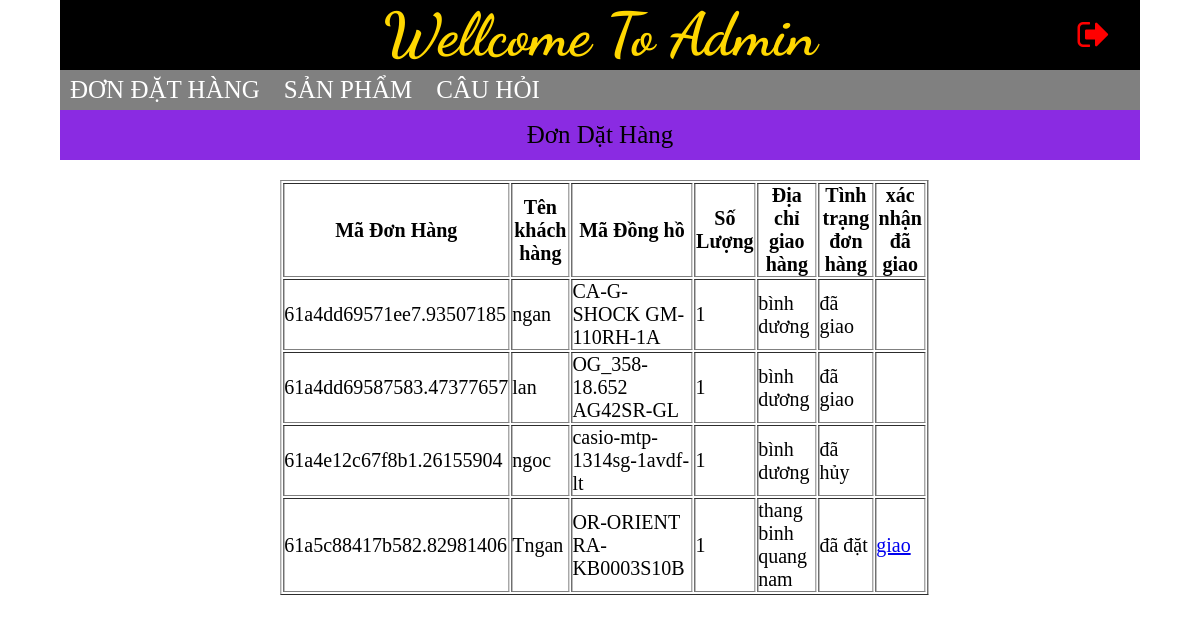
The page /admincp/module/indexadmin.php (signed in) on the database its author committed.
### tables this page shows
CREATE TABLE `dondathang` (
  `IdDH` varchar(50) NOT NULL,
  `IdKhach` varchar(50) NOT NULL,
  `Tenkh` varchar(50) NOT NULL,
  `IdDongHo` varchar(25) NOT NULL,
  `SoLuong` int(2) NOT NULL,
  `Phone` int(10) NOT NULL,
  `DiaChiGiao` varchar(200) NOT NULL,
  `tongtien` int(10) NOT NULL,
  `TinhTrang` tinyint(1) NOT NULL
);

### admincp/module/dondathang/dondathang.php (the view)
<?php
    require("../config/connect.php");
    $sql = "select * from dondathang";
    $result= mysqli_query($conn, $sql);
?>
<div class="header-main">
    <div class="top">
    <p><span class="titel-main">Đơn Dặt Hàng</span></p>
    </div>
    <div class="tbmain">
        <table border="1" class="tb">
            <tr>
                <th>Mã Đơn Hàng</th>
                <th>Tên khách hàng</th>
                <th>Mã Đồng hồ</th>
                <th>Số Lượng</th>
                <th>Địa chỉ giao hàng</th>
                <th>Tình trạng đơn hàng</th>
                <th>xác nhận đã giao</th>
            </tr>
            <?php
                while($row = mysqli_fetch_assoc($result)){
            ?>
                <tr>
                    <td><?php echo $row["IdDH"];?></td>
                    <td><?php echo $row["Tenkh"];?></td>
                    <td><?php echo $row["IdDongHo"];?></td>
                    <td><?php echo $row["SoLuong"];?></td>
                    <td><?php echo $row["DiaChiGiao"];?></td>
                    <td><?php if($row["TinhTrang"]==1) echo "đã đặt";
                                else if($row["TinhTrang"]==2) echo "đã giao";
                                else echo "đã hủy";
                    ?></td>
                    <?php
                        if($row["TinhTrang"]==1){
                            echo"<td><a href='indexadmin.php?menu=dondathang&action=fix&key=".$row["IdDH"]."&sl=".$row["SoLuong"]."&dongho=".$row["IdDongHo"]." onclick='return confirm('Bạn có chắc chắn không? ')'>giao</a></td>";
                        }
                        else echo"<td></td>";
                    ?>
                </tr>
            <?php
                }
            ?>
        </table>
    </div>
</div>

### admincp/css/stypeadmin.css (style rules this page uses)
* { margin: 0; padding: 0; }
.top { background-color: blueviolet; height: 50px; text-align: center; }
.titel-main { line-height: 50px; text-align: center; font-size: 25px; }
.tbmain { margin: 20px auto; }
.tb { width: 60%; font-size: 20px; transform: translateX(34%); }

### rows shown on the page
dondathang: IdDH "61a4dd69571ee7.93507185", Tenkh "ngan", IdDongHo "CA-G-SHOCK GM-110RH-1A", SoLuong "1", DiaChiGiao "bình dương", TinhTrang "đã giao"
dondathang: IdDH "61a4dd69587583.47377657", Tenkh "lan", IdDongHo "OG_358-18.652 AG42SR-GL", SoLuong "1", DiaChiGiao "bình dương", TinhTrang "đã giao"
dondathang: IdDH "61a4e12c67f8b1.26155904", Tenkh "ngoc", IdDongHo "casio-mtp-1314sg-1avdf-lt", SoLuong "1", DiaChiGiao "bình dương", TinhTrang "đã hủy"
dondathang: IdDH "61a5c88417b582.82981406", Tenkh "Tngan", IdDongHo "OR-ORIENT RA-KB0003S10B", SoLuong "1", DiaChiGiao "thang binh quang nam", TinhTrang "đã đặt"
